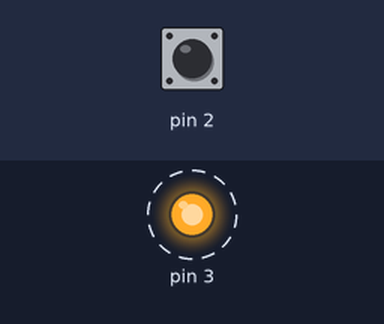
A sketch run on a simulated Arduino Uno, built with avr-gcc and run on an emulated ATmega328P. On the bench: output pins drawn as LEDs (lit = HIGH). Dashed ring = blinking. Inputs (shaded band) come from the test bench; at power-on: pin 2 HIGH.

Above: at 0.2 s.
Timing chart, 0 to 3.0 s (numbered marks = the images above):
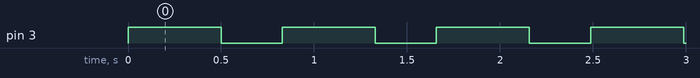

Measured:
- by itself, pin 3: alternates HIGH for 0.50 s and LOW for 0.33 s

The sketch:

state_inverseur.ino
```cpp
int state;

void setup() {
  Serial.begin(9600);
  pinMode(2, INPUT_PULLUP);
  pinMode(3, OUTPUT);
}

void loop() {
  state = digitalRead(2);


  if(state){
    Blink(500);
  }else{
    Static();
  }
  delay(20);
}

void Blink(int del) {
  digitalWrite(3, HIGH);
  delay(del);
  digitalWrite(3, LOW);
  delay(del/1.618);
}

void Static(){
  digitalWrite(3, HIGH);
}
```
